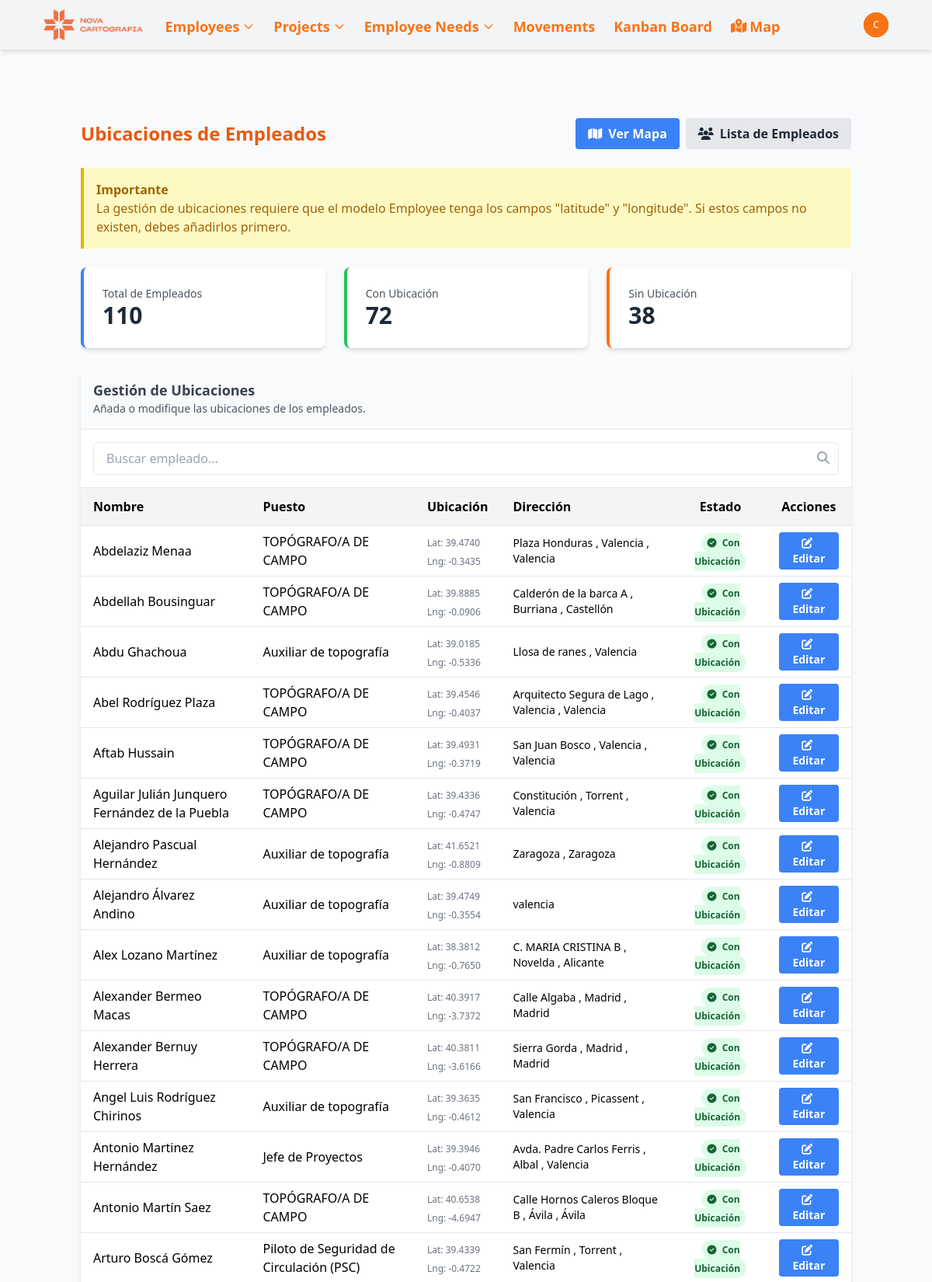
The app's page /maps/employees/locations/ (signed in, upper part) with its own data.
### novacartografia_employee_management/models.py (models this page shows, shortened)
class Employee(models.Model):
    name = models.CharField(max_length=100)
    job = models.CharField(max_length=100)
    project_id = models.ForeignKey(Project, on_delete=models.SET_NULL, related_name='employee_set', blank=True, null=True)
    street = models.CharField(max_length=100, blank=True, null=True)
    city = models.CharField(max_length=100, blank=True, null=True)
    state = models.CharField(max_length=50, default='valencia',
           choices=[
                ('Araba (Álava)', 'Álava'),
                ('Albacete', 'Albacete'),
                ('Alacant (Alicante)', 'Alicante'),
                ('Almería', 'Almería'),
                ('Asturias', 'Asturias'),
                ('Ávila', 'Ávila'),
                ('Badajoz', 'Badajoz'),
                ('Barcelona', 'Barcelona'),
                ('Burgos', 'Burgos'),
                ('Cáceres', 'Cáceres'),
                ('Cádiz', 'Cádiz'),
                ('Cantabria', 'Cantabria'),
                ('Castelló (Castellón)', 'Castellón'),
                ('Ceuta', 'Ceuta'),
                ('Ciudad Real', 'Ciudad Real'),
                ('Córdoba', 'Córdoba'),
                ('Cuenca', 'Cuenca'),
                ('Gerona', 'Gerona'),
                ('Granada', 'Granada'),
                ('Guadalajara', 'Guadalajara'),
                ('Gipuzkoa (Guipúzcoa)', 'Guipúzcoa'),
                ('Huelva', 'Huelva'),
                ('Huesca', 'Huesca'),
                ('Islas Baleares', 'Islas Baleares'),
                ('Jaén', 'Jaén'),
                ('A Coruña (La Coruña)', 'La Coruña'),
                ('La Rioja', 'La Rioja'),
                ('Las Palmas', 'Las Palmas'),
                ('León', 'León'),
                ('Lérida', 'Lérida'),
                ('Lleida', 'Lérida'),  # Agregado porque aparece en tu CSV
                ('Lugo', 'Lugo'),
                ('Madrid', 'Madrid'),
                ('Málaga', 'Málaga'),
                ('Melilla', 'Melilla'),
                ('Murcia', 'Murcia'),
                ('Navarra (Nafarroa)', 'Navarra'),  # Corregido para coincidir con el CSV
                ('Orense', 'Orense'),
                ('Palencia', 'Palencia'),
                ('Pontevedra', 'Pontevedra'),
                ('Salamanca', 'Salamanca'),
                ('Santa Cruz de Tenerife', 'Santa Cruz de Tenerife'),
                ('Segovia', 'Segovia'),
                ('Sevilla', 'Sevilla'),
                ('Soria', 'Soria'),
                ('Tarragona', 'Tarragona'),
                ('Teruel', 'Teruel'),
                ('Toledo', 'Toledo'),
                ('Valencia', 'Valencia'),
                ('Valladolid', 'Valladolid'),
                ('Bizkaia (Vizcaya)', 'Vizcaya'),
                ('Zamora', 'Zamora'),
                ('Zaragoza', 'Zaragoza'),
            ])
    latitude = models.FloatField(null=True, blank=True)
    longitude = models.FloatField(null=True, blank=True)
    academic_training = models.CharField(max_length=100, blank=True, null=True)
    driver_license = models.BooleanField(default=False)
    twenty_hours = models.BooleanField(default=False)
    sixty_hours = models.BooleanField(default=False)
    confine = models.BooleanField(default=False)
    height = models.BooleanField(default=False)
    mining = models.BooleanField(default=False)
    railway_carriage = models.BooleanField(default=False)
    railway_mounting = models.BooleanField(default=False)
    building = models.BooleanField(default=False)
    office_work = models.BooleanField(default=False)
    scanner = models.BooleanField(default=False)
    leveling = models.BooleanField(default=False)
    static = models.BooleanField(default=False)
    drag = models.BooleanField(default=False)
    locked = models.BooleanField(default=False, help_text="Indicates if the employee is locked for a future project")

### project_maps/views.py (the view)
# urls.py: path('employees/locations/', views.employee_locations_list, name='employee_locations_list'),
@login_required
def employee_locations_list(request):
    employees = Employee.objects.all().order_by('name')
    try:
        employees_with_coords = Employee.objects.filter(
            latitude__isnull=False,
            longitude__isnull=False
        ).count()
    except:
        employees_with_coords = 0
    total_employees = employees.count()
    employees_without_coords = total_employees - employees_with_coords
    return render(request, 'project_maps/employee_locations_list.html', {
        'employees': employees,
        'employees_with_coords': employees_with_coords,
        'employees_without_coords': employees_without_coords,
        'total_employees': total_employees
    })

### templates/project_maps/employee_locations_list.html (shortened to what this page needs)
{% extends 'base.html' %}
{% block content %}
<div class="container mx-auto px-4 py-8">
    <div class="flex justify-between items-center mb-6">
        <h1 class="text-2xl font-bold text-orange-600">Ubicaciones de Empleados</h1>
        <div class="flex space-x-2">
            <a href="{% url 'project_map' %}" class="bg-blue-500 hover:bg-blue-600 text-white font-bold py-2 px-4 rounded inline-flex items-center">
                <i class="fas fa-map mr-2"></i> Ver Mapa
            </a>
            <a href="{% url 'employee_list' %}" class="bg-gray-200 hover:bg-gray-300 text-gray-800 font-bold py-2 px-4 rounded inline-flex items-center">
                <i class="fas fa-users mr-2"></i> Lista de Empleados
            </a>
        </div>
    </div>
    <div class="bg-yellow-100 border-l-4 border-yellow-500 text-yellow-700 p-4 mb-6" role="alert">
        <p class="font-bold">Importante</p>
        <p>La gestión de ubicaciones requiere que el modelo Employee tenga los campos "latitude" y "longitude". Si estos campos no existen, debes añadirlos primero.</p>
    </div>
    <div class="grid grid-cols-1 md:grid-cols-3 gap-6 mb-6">
        <div class="bg-white shadow-md rounded-lg p-6 border-l-4 border-blue-500">
            <p class="text-sm text-gray-600">Total de Empleados</p>
            <p class="text-3xl font-bold text-gray-800">{{ total_employees }}</p>
        </div>
        <div class="bg-white shadow-md rounded-lg p-6 border-l-4 border-green-500">
            <p class="text-sm text-gray-600">Con Ubicación</p>
            <p class="text-3xl font-bold text-gray-800">{{ employees_with_coords }}</p>
        </div>
        <div class="bg-white shadow-md rounded-lg p-6 border-l-4 border-orange-500">
            <p class="text-sm text-gray-600">Sin Ubicación</p>
            <p class="text-3xl font-bold text-gray-800">{{ employees_without_coords }}</p>
        </div>
    </div>
    <div class="bg-white shadow-md rounded-lg overflow-hidden">
        <div class="p-4 border-b bg-gray-50">
            <h2 class="text-lg font-semibold text-gray-700">Gestión de Ubicaciones</h2>
            <p class="text-sm text-gray-600">Añada o modifique las ubicaciones de los empleados.</p>
        </div>
        <div class="p-4 border-b">
            <div class="relative">
                <input type="text" id="searchInput" placeholder="Buscar empleado..."
                       class="w-full px-4 py-2 border rounded-md focus:outline-none focus:ring-2 focus:ring-blue-500">
                <i class="fas fa-search absolute right-3 top-3 text-gray-400"></i>
            </div>
        </div>
        <div class="overflow-x-auto">
            <table class="min-w-full bg-white" id="employeesTable">
                <thead class="bg-gray-100">
                    <tr>
                        <th class="py-3 px-4 border-b text-left">Nombre</th>
                        <th class="py-3 px-4 border-b text-left">Puesto</th>
                        <th class="py-3 px-4 border-b text-left">Ubicación</th>
                        <th class="py-3 px-4 border-b text-left">Dirección</th>
                        <th class="py-3 px-4 border-b text-center">Estado</th>
                        <th class="py-3 px-4 border-b text-center">Acciones</th>
                    </tr>
                </thead>
                <tbody>
                    {% for employee in employees %}
                    <tr class="hover:bg-gray-50">
                        <td class="py-2 px-4 border-b">
                            <div class="font-medium">{{ employee.name }}</div>
                        </td>
                        <td class="py-2 px-4 border-b">
                            {{ employee.job }}
                        </td>
                        <td class="py-2 px-4 border-b">
                            {% if employee.latitude and employee.longitude %}
                                <span class="text-xs font-medium text-gray-500">Lat: {{ employee.latitude|floatformat:4 }}</span><br>
                                <span class="text-xs font-medium text-gray-500">Lng: {{ employee.longitude|floatformat:4 }}</span>
                            {% else %}
                                <span class="text-xs text-gray-500">No definida</span>
                            {% endif %}
                        </td>
                        <td class="py-2 px-4 border-b">
                            <div class="text-sm">
                                {% if employee.street or employee.city or employee.state %}
                                    {{ employee.street|default:"" }}
                                    {% if employee.street and employee.city %}, {% endif %}
                                    {{ employee.city|default:"" }}
                                    {% if employee.city and employee.state %}, {% endif %}
                                    {{ employee.get_state_display|default:"" }}
                                {% else %}
                                    <span class="text-gray-500">No definida</span>
                                {% endif %}
                            </div>
                        </td>
                        <td class="py-2 px-4 border-b text-center">
                            {% if employee.latitude and employee.longitude %}
                                <span class="px-2 py-1 text-xs font-semibold rounded-full bg-green-100 text-green-800">
                                    <i class="fas fa-check-circle mr-1"></i> Con Ubicación
                                </span>
                            {% else %}
                                <span class="px-2 py-1 text-xs font-semibold rounded-full bg-red-100 text-red-800">
                                    <i class="fas fa-times-circle mr-1"></i> Sin Ubicación
                                </span>
                            {% endif %}
                        </td>
                        <td class="py-2 px-4 border-b text-center">
                            <a href="{% url 'edit_employee_location' employee.id %}"
                               class="inline-block px-3 py-1 bg-blue-500 hover:bg-blue-600 text-white text-sm font-semibold rounded">
                                {% if employee.latitude and employee.longitude %}
                                    <i class="fas fa-edit mr-1"></i> Editar
                                {% else %}
                                    <i class="fas fa-map-marker-alt mr-1"></i> Añadir
                                {% endif %}
                            </a>
                        </td>
                    </tr>
                    {% empty %}
                    <tr>
                        <td colspan="6" class="py-4 text-center text-gray-500">No hay empleados registrados.</td>
                    </tr>
                    {% endfor %}
                </tbody>
            </table>
        </div>
    </div>
</div>
{% endblock %}

### templates/base.html (shortened to what this page needs)
<!DOCTYPE html>
<html lang="en">
<head>
    <script src="https://cdn.tailwindcss.com"></script>
    <link rel="stylesheet" href="https://cdnjs.cloudflare.com/ajax/libs/font-awesome/6.7.2/css/all.min.css">
    {% load static %}
    <script src="{% static 'js/tailwind.config.js' %}"></script>
</head>
<body class="bg-gray-50 min-h-screen flex flex-col ">
    <nav class="navbar-drpdown-container bg-gray-100 shadow-md">
        <div class="content-container">
            <div class="flex justify-between h-16 ml-6">
                <div class="flex items-center">
                    <div class="flex-shrink-0 flex items-center">
                        <a href="{% url 'home' %}" class="text-orange-500 font-bold text-xl">
                            <img class="mx-auto h-10 w-auto" src="{% static 'images/952.png' %}" alt="Nova Workers Management Logo">
                        </a>
                    </div>
                    <div class="hidden sm:ml-6 sm:flex sm:space-x-4">
                        <div class="relative" x-data="{ navEmployeesOpen: false }">
                            <button @click="navEmployeesOpen = !navEmployeesOpen" class="text-orange-500 hover:text-orange-700 border-transparent inline-flex items-center px-1 pt-1 text-lg font-bold">
                                <span>Employees</span>
                                <svg class="ml-1 w-4 h-4" fill="none" stroke="currentColor" viewBox="0 0 24 24" xmlns="http://www.w3.org/2000/svg"><path stroke-linecap="round" stroke-linejoin="round" stroke-width="2" d="M19 9l-7 7-7-7"></path></svg>
                            </button>
                        </div>
                        <div class="relative" x-data="{ navProjectsOpen: false }">
                            <button @click="navProjectsOpen = !navProjectsOpen" class="text-orange-500 hover:text-orange-700 border-transparent inline-flex items-center px-1 pt-1 text-lg font-bold">
                                <span>Projects</span>
                                <svg class="ml-1 w-4 h-4" fill="none" stroke="currentColor" viewBox="0 0 24 24" xmlns="http://www.w3.org/2000/svg"><path stroke-linecap="round" stroke-linejoin="round" stroke-width="2" d="M19 9l-7 7-7-7"></path></svg>
                            </button>
                        </div>
                        <div class="relative" x-data="{ navNeedsOpen: false }">
                            <button @click="navNeedsOpen = !navNeedsOpen" class="text-orange-500 hover:text-orange-700 border-transparent inline-flex items-center px-1 pt-1 text-lg font-bold">
                                <span>Employee Needs</span>
                                <svg class="ml-1 w-4 h-4" fill="none" stroke="currentColor" viewBox="0 0 24 24" xmlns="http://www.w3.org/2000/svg"><path stroke-linecap="round" stroke-linejoin="round" stroke-width="2" d="M19 9l-7 7-7-7"></path></svg>
                            </button>
                        </div>
                        <a href="{% url 'movement_list' %}" class="text-orange-500 hover:text-orange-700 border-transparent inline-flex items-center px-1 pt-1 text-lg font-bold">
                            Movements
                        </a>
                        <a href="{% url 'kanban_board' %}" class="text-orange-500 hover:text-orange-700 border-transparent inline-flex items-center px-1 pt-1 text-lg font-bold">
                            Kanban Board
                        </a>
                        <a href="{% url 'project_map' %}" class="text-orange-500 hover:text-orange-700 border-transparent inline-flex items-center px-1 pt-1 text-lg font-bold">
                            <i class="fas fa-map-marked-alt mr-1"></i> Map
                        </a>
                    </div>
                </div>
                <div class="hidden sm:ml-6 mr-6 sm:flex sm:items-center">
                    {% if user.is_authenticated %}
                        <div class="ml-3 relative" x-data="{ open: false }">
                            <div>
                                <button @click="open = !open" type="button" class="bg-orange-600 flex text-sm rounded-full focus:outline-none focus:ring-2 focus:ring-offset-2 focus:ring-offset-primary-800 focus:ring-white">
                                    <span class="inline-flex items-center justify-center h-8 w-8 rounded-full bg-orange-500">
                                        <span class="text-xs font-medium leading-none text-white">{{ user.username|slice:":1" }}</span>
                                    </span>
                                </button>
                            </div>
                        </div>
                    {% else %}
                        <a href="{% url 'login' %}" class="text-gray-100 hover:text-white text-sm font-medium">Login</a>
                    {% endif %}
                </div>
            </div>
        </div>
    </nav>
    <div class="content-container py-4">
    </div>
    <main class="flex-grow">
        <div class="content-container py-6">
            {% block content %}{% endblock %}
        </div>
    </main>
</body>
</html>

### records on screen
Employee: name "Abdelaziz Menaa", job "TOPÓGRAFO/A DE CAMPO", latitude "39.4740", longitude "-0.3435", street "Plaza Honduras", city "Valencia", state "Valencia", shows "Con Ubicación", shows "Editar"
Employee: name "Abdellah Bousinguar", job "TOPÓGRAFO/A DE CAMPO", latitude "39.8885", longitude "-0.0906", street "Calderón de la barca A", city "Burriana", state "Castellón", shows "Con Ubicación", shows "Editar"
Employee: name "Abdu Ghachoua", job "Auxiliar de topografía", latitude "39.0185", longitude "-0.5336", city "Llosa de ranes", state "Valencia", shows "Con Ubicación", shows "Editar"
Employee: name "Abel Rodríguez Plaza", job "TOPÓGRAFO/A DE CAMPO", latitude "39.4546", longitude "-0.4037", street "Arquitecto Segura de Lago", city "Valencia", state "Valencia", shows "Con Ubicación", shows "Editar"
Employee: name "Aftab Hussain", job "TOPÓGRAFO/A DE CAMPO", latitude "39.4931", longitude "-0.3719", street "San Juan Bosco", city "Valencia", state "Valencia", shows "Con Ubicación", shows "Editar"
Employee: name "Aguilar Julián Junquero Fernández de la Puebla", job "TOPÓGRAFO/A DE CAMPO", latitude "39.4336", longitude "-0.4747", street "Constitución", city "Torrent", state "Valencia", shows "Con Ubicación", shows "Editar"
Employee: name "Alejandro Pascual Hernández", job "Auxiliar de topografía", latitude "41.6521", longitude "-0.8809", city "Zaragoza", state "Zaragoza", shows "Con Ubicación", shows "Editar"
Employee: name "Alejandro Álvarez Andino", job "Auxiliar de topografía", latitude "39.4749", longitude "-0.3554", state "valencia", shows "Con Ubicación", shows "Editar"
Employee: name "Alex Lozano Martínez", job "Auxiliar de topografía", latitude "38.3812", longitude "-0.7650", street "C. MARIA CRISTINA B", city "Novelda", state "Alicante", shows "Con Ubicación", shows "Editar"
Employee: name "Alexander Bermeo Macas", job "TOPÓGRAFO/A DE CAMPO", latitude "40.3917", longitude "-3.7372", street "Calle Algaba", city "Madrid", state "Madrid", shows "Con Ubicación", shows "Editar"
Employee: name "Alexander Bernuy Herrera", job "TOPÓGRAFO/A DE CAMPO", latitude "40.3811", longitude "-3.6166", street "Sierra Gorda", city "Madrid", state "Madrid", shows "Con Ubicación", shows "Editar"
Employee: name "Angel Luis Rodríguez Chirinos", job "Auxiliar de topografía", latitude "39.3635", longitude "-0.4612", street "San Francisco", city "Picassent", state "Valencia", shows "Con Ubicación", shows "Editar"
Employee: name "Antonio Martinez Hernández", job "Jefe de Proyectos", latitude "39.3946", longitude "-0.4070", street "Avda. Padre Carlos Ferris", city "Albal", state "Valencia", shows "Con Ubicación", shows "Editar"
Employee: name "Antonio Martín Saez", job "TOPÓGRAFO/A DE CAMPO", latitude "40.6538", longitude "-4.6947", street "Calle Hornos Caleros Bloque B", city "Ávila", state "Ávila", shows "Con Ubicación", shows "Editar"
Employee: name "Arturo Boscá Gómez", job "Piloto de Seguridad de Circulación (PSC)", latitude "39.4339", longitude "-0.4722", street "San Fermín", city "Torrent", state "Valencia", shows "Con Ubicación", shows "Editar"

### other values on screen
{{ user.username|slice:":1" }} "C"
{{ total_employees }} "110"
{{ employees_with_coords }} "72"
{{ employees_without_coords }} "38"
